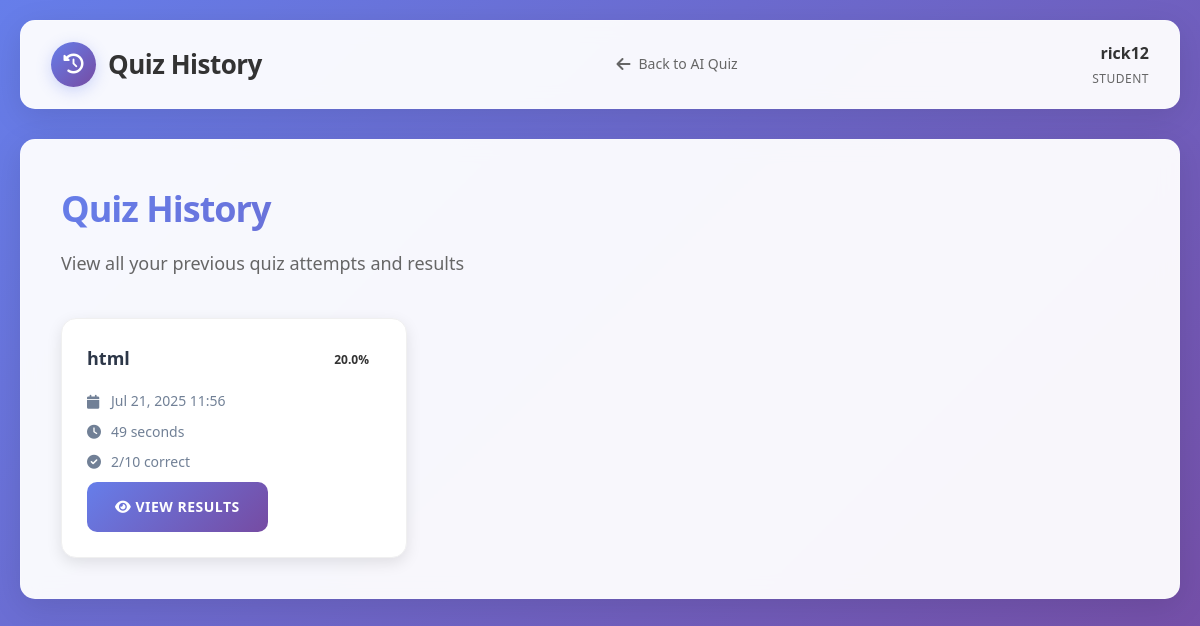
The app's page /ai-quiz/history/ (signed in) with its own data.
### app/models.py (models this page shows, shortened)
class CustomUser(AbstractUser):
    can_access_math = models.BooleanField(default=False, verbose_name="Can Access Math")
    can_access_physics = models.BooleanField(default=False, verbose_name="Can Access Physics")
    can_access_science = models.BooleanField(default=False, verbose_name="Can Access Science")
    can_access_history = models.BooleanField(default=False, verbose_name="Can Access History")
    is_teacher = models.BooleanField(default=False, verbose_name="Teacher Status")
    phone_number = models.CharField(max_length=15, blank=True, null=True)
    date_of_birth = models.DateField(blank=True, null=True)
    class Meta:
        verbose_name = "User"
        verbose_name_plural = "Users"

class QuizAttempt(models.Model):
    quiz = models.ForeignKey(Quiz, on_delete=models.CASCADE)
    student = models.ForeignKey(CustomUser, on_delete=models.CASCADE)
    answers = models.TextField()  # Store JSON of user answers
    score = models.FloatField(default=0.0)
    total_questions = models.IntegerField(default=0)
    correct_answers = models.IntegerField(default=0)
    completed_at = models.DateTimeField(auto_now_add=True)
    time_taken = models.IntegerField(default=0)  # in seconds
    def calculate_percentage(self):
        if self.total_questions > 0:
            return round((self.correct_answers / self.total_questions) * 100, 1)
        return 0

class Quiz(models.Model):
    title = models.CharField(max_length=200)
    student = models.ForeignKey(CustomUser, on_delete=models.CASCADE, limit_choices_to={'is_teacher': False})
    pdf_content = models.TextField()  # Store extracted PDF text
    questions_data = models.TextField()  # Store JSON of questions and answers
    total_questions = models.IntegerField(default=0)
    created_at = models.DateTimeField(auto_now_add=True)
    is_completed = models.BooleanField(default=False)

### app/views.py (the view)
# urls.py: path('ai-quiz/history/', views.quiz_history, name='quiz_history'),
@login_required(login_url='login')
def quiz_history(request):
    if request.user.is_teacher:
        messages.error(request, 'This feature is only available for students.')
        return redirect('teacher_dashboard')
    attempts = QuizAttempt.objects.filter(student=request.user).order_by('-completed_at')
    context = {
        'attempts': attempts,
    }
    return render(request, 'ai_quiz/quiz_history.html', context)

### templates/ai_quiz/quiz_history.html (shortened to what this page needs)
{% load static %}
<!DOCTYPE html>
<html lang="en">
<head>
    <link rel="stylesheet" href="{% static 'css/dashboard.css' %}">
    <link rel="stylesheet" href="{% static 'css/ai_quiz.css' %}">
    <link href="https://cdnjs.cloudflare.com/ajax/libs/font-awesome/6.0.0/css/all.min.css" rel="stylesheet">
</head>
<body>
    <div class="container">
        <header class="header">
            <div class="header-content">
                <div class="logo">
                    <div class="logo-icon">
                        <i class="fas fa-history"></i>
                    </div>
                    <span class="logo-text">Quiz History</span>
                </div>
                <nav class="nav">
                    <a href="{% url 'ai_quiz_home' %}" class="nav-item">
                        <i class="fas fa-arrow-left"></i>
                        Back to AI Quiz
                    </a>
                </nav>
                <div class="user-profile">
                    <div class="user-info">
                        <span class="user-name">{{ user.username }}</span>
                        <span class="user-role">Student</span>
                    </div>
                </div>
            </div>
        </header>
        <main class="main-content">
            <div class="content-wrapper">
                <h1 class="page-title">Quiz History</h1>
                <p class="page-subtitle">View all your previous quiz attempts and results</p>
                {% if attempts %}
                <div class="quiz-grid">
                    {% for attempt in attempts %}
                    <div class="quiz-card">
                        <div class="quiz-header">
                            <h4>{{ attempt.quiz.title }}</h4>
                            <span class="score-badge score-{{ attempt.calculate_percentage|floatformat:0 }}">
                                {{ attempt.calculate_percentage }}%
                            </span>
                        </div>
                        <div class="quiz-details">
                            <p><i class="fas fa-calendar"></i> {{ attempt.completed_at|date:"M d, Y H:i" }}</p>
                            <p><i class="fas fa-clock"></i> {{ attempt.time_taken }} seconds</p>
                            <p><i class="fas fa-check-circle"></i> {{ attempt.correct_answers }}/{{ attempt.total_questions }} correct</p>
                        </div>
                        <a href="{% url 'quiz_results' attempt.id %}" class="btn btn-primary">
                            <i class="fas fa-eye"></i>
                            View Results
                        </a>
                    </div>
                    {% endfor %}
                </div>
                {% endif %}
            </div>
        </main>
    </div>
</body>
</html>

### learn/static/css/dashboard.css (style rules this page uses)
* { margin: 0; padding: 0; box-sizing: border-box; }
body { font-family: 'Segoe UI', Tahoma, Geneva, Verdana, sans-serif; background: linear-gradient(135deg, #667eea 0%, #764ba2 100%); min-height: 100vh; color: #333; line-height: 1.6; }
.container { max-width: 1200px; margin: 0 auto; padding: 20px; }
.header { background: rgba(255, 255, 255, 0.95); border-radius: 15px; box-shadow: 0 8px 32px rgba(0, 0, 0, 0.1); backdrop-filter: blur(10px); margin-bottom: 30px; border: 1px solid rgba(255, 255, 255, 0.2); }
.header-content { display: flex; justify-content: space-between; align-items: center; padding: 20px 30px; flex-wrap: wrap; }
.logo { display: flex; align-items: center; gap: 12px; }
.logo-icon { width: 45px; height: 45px; background: linear-gradient(135deg, #667eea 0%, #764ba2 100%); border-radius: 50%; display: flex; align-items: center; justify-content: center; color: white; font-size: 20px; box-shadow: 0 4px 15px rgba(102, 126, 234, 0.3); }
.logo-text { font-size: 26px; font-weight: 700; color: #333; letter-spacing: -0.5px; }
.nav { display: flex; gap: 25px; align-items: center; }
.nav-item { display: flex; align-items: center; gap: 8px; padding: 12px 18px; text-decoration: none; color: #666; border-radius: 10px; transition: all 0.3s ease; font-weight: 500; font-size: 14px; }
.nav-item i { font-size: 16px; }
.user-profile { display: flex; align-items: center; gap: 15px; }
.user-info { text-align: right; }
.user-name { display: block; font-weight: 600; color: #333; font-size: 16px; }
.user-role { display: block; font-size: 12px; color: #666; text-transform: uppercase; letter-spacing: 0.5px; margin-top: 2px; }
.main-content { background: rgba(255, 255, 255, 0.95); border-radius: 15px; padding: 40px; box-shadow: 0 8px 32px rgba(0, 0, 0, 0.1); backdrop-filter: blur(10px); border: 1px solid rgba(255, 255, 255, 0.2); }
.content-wrapper { max-width: 100%; }
.page-title { font-size: 36px; font-weight: 700; margin-bottom: 12px; background: linear-gradient(135deg, #667eea 0%, #764ba2 100%); -webkit-background-clip: text; -webkit-text-fill-color: transparent; background-clip: text; letter-spacing: -1px; }
.page-subtitle { color: #666; margin-bottom: 40px; font-size: 18px; font-weight: 400; }
.btn { display: inline-block; background: linear-gradient(135deg, #667eea 0%, #764ba2 100%); color: white; padding: 14px 28px; border-radius: 10px; text-decoration: none; font-weight: 600; font-size: 14px; transition: all 0.3s ease; border: none; cursor: pointer; text-transform: uppercase; letter-spacing: 0.5px; }

### learn/static/css/ai_quiz.css (style rules this page uses)
.quiz-grid { display: grid; grid-template-columns: repeat(auto-fill, minmax(300px, 1fr)); gap: 20px; margin-top: 20px; }
.quiz-card { background: white; border-radius: 15px; padding: 25px; box-shadow: 0 5px 15px rgba(0, 0, 0, 0.1); transition: all 0.3s ease; border: 1px solid #f0f0f0; }
.quiz-header { display: flex; justify-content: space-between; align-items: flex-start; margin-bottom: 15px; }
.quiz-header h4 { color: #2d3748; margin: 0; font-size: 18px; font-weight: 600; flex: 1; }
.score-badge { padding: 6px 12px; border-radius: 20px; font-size: 12px; font-weight: 600; margin-left: 10px; }
.quiz-details p { margin: 8px 0; color: #718096; font-size: 14px; display: flex; align-items: center; }
.quiz-details i { margin-right: 8px; width: 16px; }

### records on screen
CustomUser: username "rick12"
QuizAttempt: quiz "html", calculate_percentage "20.0", completed_at "Jul 21, 2025 11:56", time_taken "49", correct_answers "2", total_questions "10"
